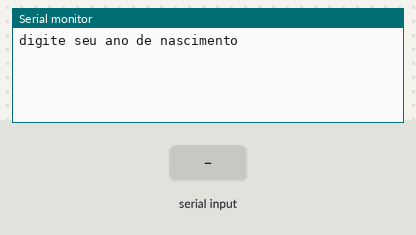
A sketch run on a simulated Arduino Uno, built with avr-gcc and run on an emulated ATmega328P. Shown: the last lines printed to the serial monitor. The inputs (shaded band) are chosen by the test bench.

Above: at 1.2 s.
1.3 s: "90,45\n" received over Serial
At 2.1 s:
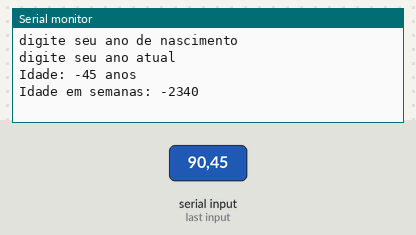
2.8 s: "30,150\n" received over Serial
At 4.6 s:
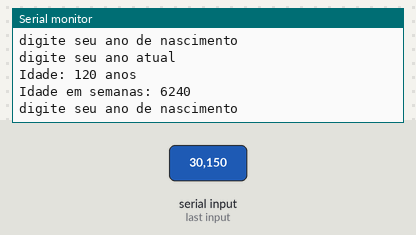

Measured:
- after the input at 1.3 s, the serial monitor: prints a new line at once (image 1)
- after the input at 2.8 s, the serial monitor: prints a new line at once (image 2)

The sketch:

lpmb_ex021.ino
```cpp
//Faça um programa que receba o ano de nascimento de uma pessoa e
//o ano atual. Calcule e imprima:
//a. A idade dessa pessoa
//b. Essa idade convertida em semana

//Declaração de variável
int anoAtual = 0;
int anoNascimento = 0;
int idade = 0;
long idadeSemanas = 0;

void setup()
{
  Serial.begin(9600);
}

void loop()
{
 //Entrada

  Serial.println("digite seu ano de nascimento");
  while( !Serial.available() );//espera o usuário dar <Enter>
  anoNascimento = Serial.parseInt();

  Serial.println("digite seu ano atual");
  while( !Serial.available() );//espera o usuário dar <Enter>
   anoAtual = Serial.parseInt();


 //Processamento

  idade = anoAtual - anoNascimento;
  idadeSemanas = idade * 52;

 //Saída

   Serial.println("Idade: " + String(idade) + " anos");
   Serial.println("Idade em semanas: " + String(idadeSemanas));

  delay(1000);
}
```
